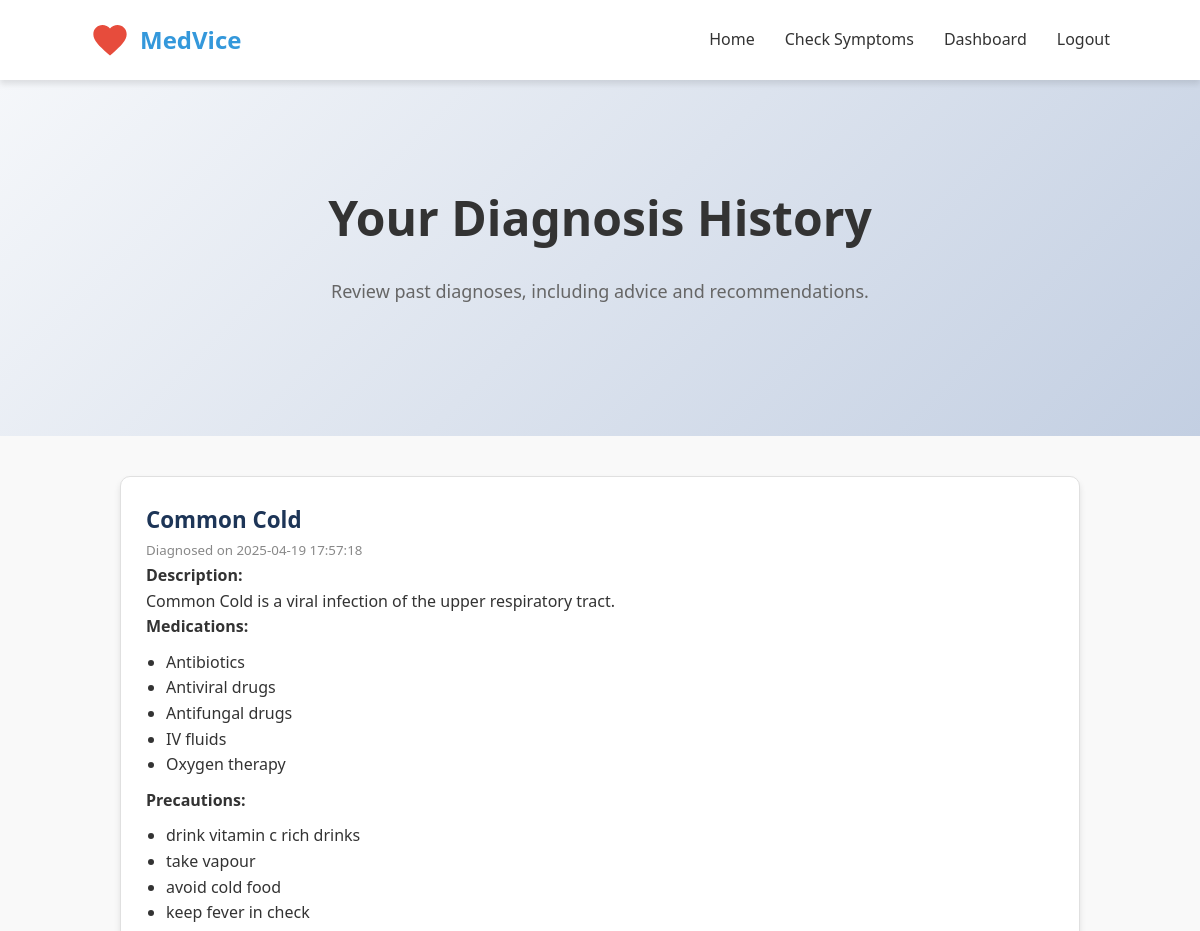
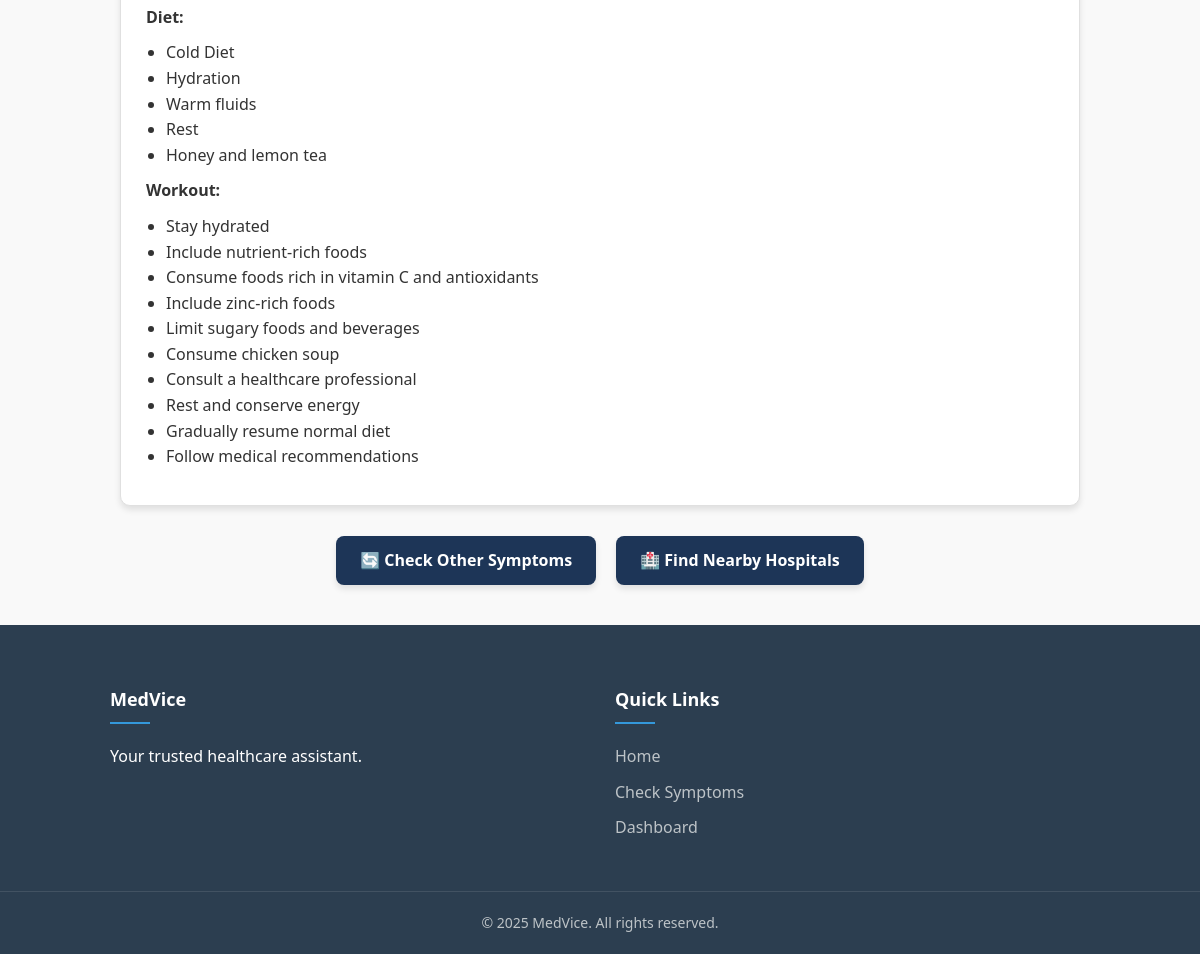
The app's page /dashboard (signed in) with its own data (2 pictures, top to bottom).
### tables this page shows
CREATE TABLE diagnosis_results (
        id INTEGER PRIMARY KEY AUTOINCREMENT,
        user_id INTEGER,
        prediction TEXT,
        description TEXT,
        medications TEXT,
        precautions TEXT,
        diets TEXT,
        workouts TEXT,
        timestamp DATETIME DEFAULT CURRENT_TIMESTAMP,
        FOREIGN KEY(user_id) REFERENCES users(id)
    );

### app.py (the view)
@app.route('/dashboard')
def dashboard():
    if 'user_id' not in session:
        return redirect(url_for('login'))
    user_id = session['user_id']
    conn = get_db_connection()
    results = conn.execute('SELECT * FROM diagnosis_results WHERE user_id = ? ORDER BY timestamp DESC',
                          (user_id,)).fetchall()
    conn.close()
    return render_template('dashboard.html', results=results)

### app.py (called while the page is built)
def get_db_connection():
    conn = sqlite3.connect(DATABASE)
    conn.row_factory = sqlite3.Row
    return conn

### templates/dashboard.html (shortened to what this page needs)
<!DOCTYPE html>
<html lang="en">
<head>
    <link rel="stylesheet" href="{{ url_for('static', filename='css/style.css') }}">
</head>
<body>
    <header>
        <div class="container navbar">
            <div class="logo">
                <svg class="logo-icon heart-icon pulse" xmlns="http://www.w3.org/2000/svg" viewBox="0 0 24 24">
                    <path d="M12 21.35l-1.45-1.32C5.4 15.36 2 12.28 2 8.5
                        2 5.42 4.42 3 7.5 3c1.74 0 3.41.81 4.5 2.09C13.09
                        3.81 14.76 3 16.5 3 19.58 3 22 5.42 22 8.5c0 3.78-3.4
                        6.86-8.55 11.54L12 21.35z"/>
                </svg>
                <h1>MedVice</h1>
            </div>
            <ul class="nav-links">
                <li><a href="{{ url_for('home') }}">Home</a></li>
                <li><a href="{{ url_for('symptoms') }}">Check Symptoms</a></li>
                <li><a href="{{ url_for('dashboard') }}">Dashboard</a></li>
                <li><a href="{{ url_for('logout') }}">Logout</a></li>
            </ul>
        </div>
    </header>
    <section class="hero">
        <div class="container hero-content">
            <h2>Your Diagnosis History</h2>
            <p>Review past diagnoses, including advice and recommendations.</p>
        </div>
    </section>
    <section class="dashboard-container">
        {% if results %}
            {% for result in results %}
            <div class="record-card">
                <h3>{{ result.prediction }}</h3>
                <small>Diagnosed on {{ result.timestamp }}</small>
                <div>
                    <strong>Description:</strong>
                    <p>{{ result.description }}</p>
                </div>
                <div>
                    <strong>Medications:</strong>
                    <ul>
                        {% for med in result.medications.split(',') %}
                        <li>{{ med.strip() }}</li>
                        {% endfor %}
                    </ul>
                </div>
                <div>
                    <strong>Precautions:</strong>
                    <ul>
                        {% for pre in result.precautions.split(',') %}
                        <li>{{ pre.strip() }}</li>
                        {% endfor %}
                    </ul>
                </div>
                <div>
                    <strong>Diet:</strong>
                    <ul>
                        {% for diet in result.diets.split(',') %}
                        <li>{{ diet.strip() }}</li>
                        {% endfor %}
                    </ul>
                </div>
                <div>
                    <strong>Workout:</strong>
                    <ul>
                        {% for work in result.workouts.split(',') %}
                        <li>{{ work.strip() }}</li>
                        {% endfor %}
                    </ul>
                </div>
            </div>
            {% endfor %}
            <div class="btn-group">
                <a href="{{ url_for('symptoms') }}" class="btn">🔄 Check Other Symptoms</a>
                <a href="{{ url_for('map') }}" class="btn">🏥 Find Nearby Hospitals</a>
            </div>
        {% else %}
            <p style="text-align: center; color: #888;">You have not saved any diagnosis yet.</p>
        {% endif %}
    </section>
    <footer>
        <div class="container footer-grid">
            <div class="footer-column">
                <h4>MedVice</h4>
                <p>Your trusted healthcare assistant.</p>
            </div>
            <div class="footer-column">
                <h4>Quick Links</h4>
                <ul>
                    <li><a href="{{ url_for('home') }}">Home</a></li>
                    <li><a href="{{ url_for('symptoms') }}">Check Symptoms</a></li>
                    <li><a href="{{ url_for('dashboard') }}">Dashboard</a></li>
                </ul>
            </div>
        </div>
        <div class="copyright">
            &copy; 2025 MedVice. All rights reserved.
        </div>
    </footer>
</body>
</html>

### static/css/style.css (style rules this page uses)
:root { --primary-color: #3498db; --secondary-color: #2ecc71; --accent-color: #1abc9c; --text-color: #333; --light-color: #f9f9f9; --shadow: 0 4px 6px rgba(0, 0, 0, 0.1); }
* { margin: 0; padding: 0; box-sizing: border-box; font-family: 'Segoe UI', Tahoma, Geneva, Verdana, sans-serif; }
body { background-color: var(--light-color); color: var(--text-color); line-height: 1.6; }
header { background-color: white; box-shadow: var(--shadow); position: fixed; width: 100%; top: 0; z-index: 1000; }
.container { width: 85%; max-width: 1200px; margin: 0 auto; padding: 0 20px; }
.navbar { display: flex; justify-content: space-between; align-items: center; padding: 20px 0; }
.logo { display: flex; align-items: center; }
.logo-icon { height: 40px; margin-right: 10px; display: flex; align-items: center; }
.logo h1 { font-size: 24px; font-weight: 700; color: var(--primary-color); }
.nav-links { display: flex; list-style: none; }
.nav-links li { margin-left: 30px; }
.nav-links a { text-decoration: none; color: var(--text-color); font-weight: 500; transition: color 0.3s; font-size: 16px; }
.btn { background-color: var(--primary-color); color: white; padding: 10px 20px; border-radius: 5px; border: none; cursor: pointer; transition: background-color 0.3s; font-weight: 500; text-decoration: none; display: inline-block; }
.hero { margin-top: 80px; padding: 100px 0; background: linear-gradient(135deg, #f5f7fa 0%, #c3cfe2 100%); text-align: center; }
.hero-content { max-width: 800px; margin: 0 auto; }
.hero h2 { font-size: 48px; margin-bottom: 20px; color: var(--text-color); }
.hero p { font-size: 18px; color: #666; margin-bottom: 30px; }
footer { background-color: #2c3e50; color: white; padding: 60px 0 20px; }
.footer-grid { display: grid; grid-template-columns: repeat(auto-fit, minmax(200px, 1fr)); gap: 30px; margin-bottom: 40px; }
.footer-column h4 { font-size: 18px; margin-bottom: 20px; position: relative; padding-bottom: 10px; }
.footer-column h4::after { content: ''; position: absolute; bottom: 0; left: 0; width: 40px; height: 2px; background-color: var(--primary-color); }
.footer-column ul { list-style: none; }
.footer-column li { margin-bottom: 10px; }
.footer-column a { color: #bdc3c7; text-decoration: none; transition: color 0.3s; }
.copyright { text-align: center; border-top: 1px solid rgba(255, 255, 255, 0.1); padding-top: 20px; color: #bdc3c7; font-size: 14px; }
.heart-icon { fill: #e74c3c; transition: transform 0.5s; }
.pulse { animation: pulse 1.5s infinite; }

### templates/dashboard.html (style rules this page uses)
.btn-group { display: flex; justify-content: center; gap: 20px; margin-top: 30px; }
.btn-group .btn { background-color: #1d3557; color: white; padding: 12px 24px; border: none; border-radius: 8px; text-decoration: none; font-weight: bold; transition: background-color 0.3s ease; box-shadow: var(--shadow); }
.dashboard-container { max-width: 1000px; margin: auto; padding: 40px 20px; }
.record-card { background: #ffffff; border: 1px solid #e0e0e0; border-radius: 10px; padding: 25px; margin-bottom: 30px; box-shadow: var(--shadow); }
.record-card h3 { margin-top: 0; color: #1d3557; font-size: 1.4rem; }
.record-card small { color: #888; }
.record-card ul { margin: 10px 0; padding-left: 20px; }

### records on screen
diagnosis_results: prediction "Common Cold", timestamp "2025-04-19 17:57:18", description "Common Cold is a viral infection of the upper respiratory tract.", strip "Antibiotics" "Antiviral drugs" "Antifungal drugs" "IV fluids" "Oxygen therapy", strip "drink vitamin c rich drinks" "take vapour" "avoid cold food" "keep fever in check", strip "Cold Diet" "Hydration" "Warm fluids" "Rest" "Honey and lemon tea", strip "Stay hydrated" "Include nutrient-rich foods" "Consume foods rich in vitamin C and antioxidants" "Include zinc-rich foods" "Limit sugary foods and beverages" "Consume chicken soup" "Consult a healthcare professional" "Rest and conserve energy" "Gradually resume normal diet" "Follow medical recommendations"
